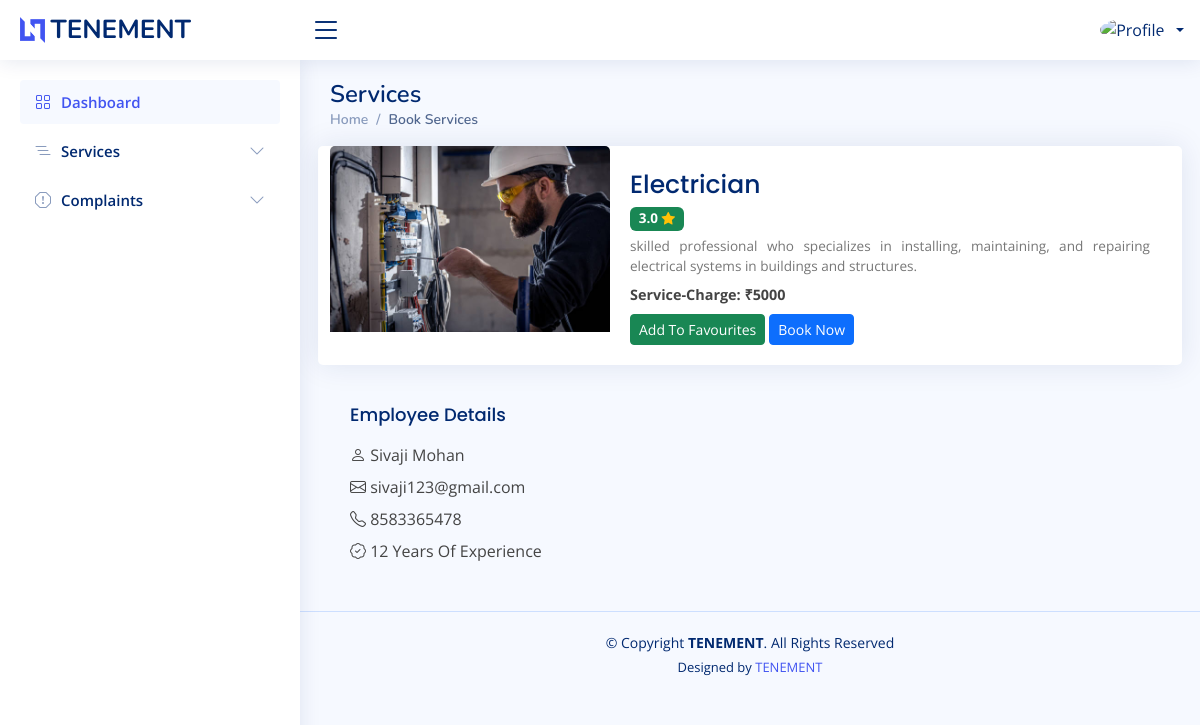
Page /user/serviceaction.php?serviceid=2 on the earlier database version.
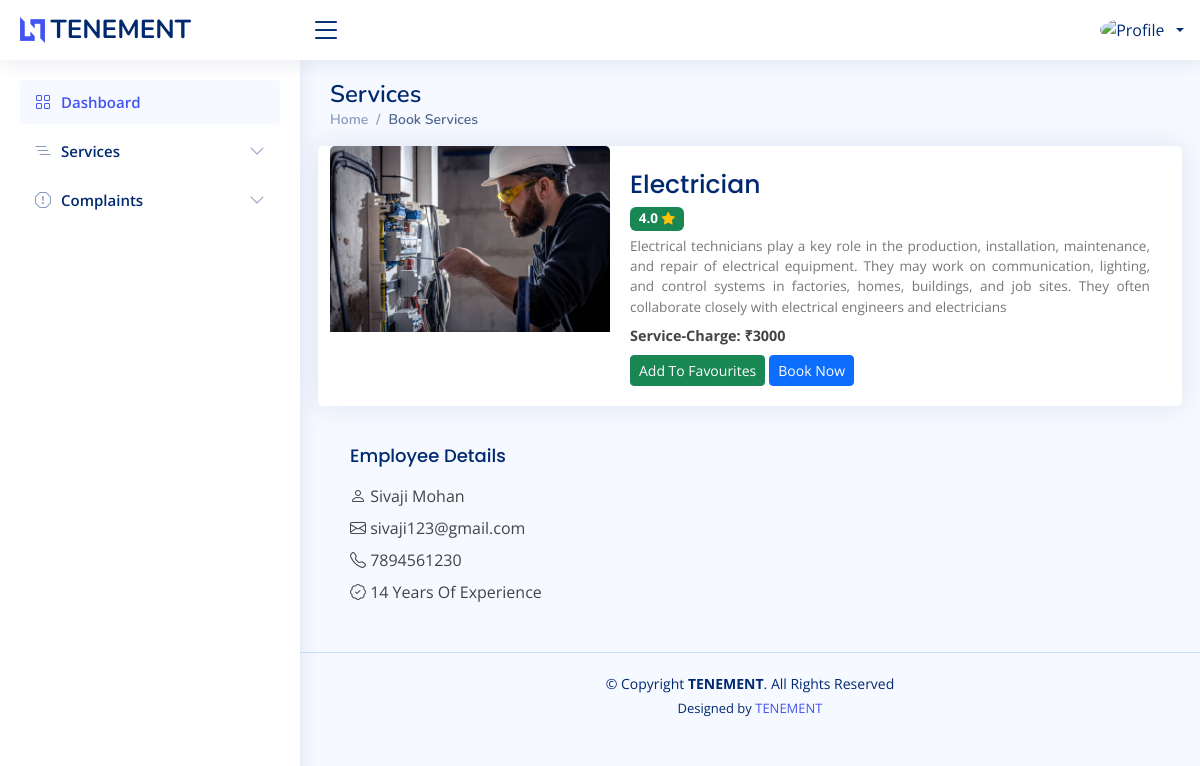
Same page on the later database version.
### tables this page shows
CREATE TABLE `addservice` (
  `serviceid` int(100) NOT NULL,
  `services` varchar(100) NOT NULL,
  `description` varchar(500) NOT NULL,
  `experience` varchar(100) NOT NULL,
  `rate` varchar(100) NOT NULL,
  `email` varchar(50) NOT NULL
);

CREATE TABLE `employee_register` (
  `fname` varchar(50) NOT NULL,
  `lname` varchar(50) NOT NULL,
  `housename` varchar(50) NOT NULL,
  `street` varchar(50) NOT NULL,
  `district` varchar(50) NOT NULL,
  `state` varchar(50) NOT NULL,
  `zip` int(30) NOT NULL,
  `dob` date NOT NULL,
  `gender` varchar(50) NOT NULL,
  `phonenumber` varchar(50) NOT NULL,
  `email` varchar(50) NOT NULL,
  `aadhar` varchar(50) NOT NULL,
  `password` varchar(50) NOT NULL,
  `img` varchar(50) NOT NULL DEFAULT 'default.png'
);

### connect.php (called while the page is built, shortened)
<?php
$dbname="tenement";
$conn=mysqli_connect("localhost","root","",$dbname);
function select_data($sql)
{
  global $conn;
  $res = mysqli_query($conn, $sql);
  if ($res)
    return $res;
  else
    return False;
}
?>

### user/serviceaction.php (the view, shortened to what this page needs)
<?php
require 'header.php';
$serviceid = $_GET['serviceid'];
?>
<main id="main" class="main">
  <div class="pagetitle">
    <h1>Services</h1>
    <nav>
      <ol class="breadcrumb">
        <li class="breadcrumb-item"><a href="index.php">Home</a></li>
        <li class="breadcrumb-item active">Book Services</li>
      </ol>
    </nav>
  </div>
  <?php
  $sql = "SELECT * FROM addservice WHERE serviceid='$serviceid'";
  $data = select_data($sql);
  $row = mysqli_fetch_assoc($data);
  ?>
<?php
$sql1 = "SELECT * FROM addservice a,employee_register r WHERE r.email=a.email";
$data1 = select_data($sql1);
$row1 = mysqli_fetch_assoc($data1);
$sql2="SELECT AVG(rating) AS average_rating FROM booking where serviceid='$serviceid'";
$data2=select_data($sql2);
$avg=mysqli_fetch_assoc($data2);
?>
  <section class="section">
    <div class="row align-items-top">
      <div class="card mb-3">
        <div class="row g-0">
          <div class="col-lg-4">
            <img src="../upload/service/add_service_<?php echo $row['serviceid']; ?>.jpg" class="card-img-top" alt="..." height="">
          </div>
          <div class="col-md-8">
            <div class="card-body">
              <p class="card-title" style="font-size: 25px;padding-bottom:0px;margin-bottom:0px"><?php echo $row['services'] ?></p>
              <p style="font-size: large;margin:0 0 5px;"> <span class="badge bg-success"><?php echo number_format($avg['average_rating'] , 1)?> <i class="bi bi-star-fill text-warning"></i></span></p>
              <p class="card-text mb-2" style="text-align: justify;font-size:85%;color:#777;"><?php echo $row['description']; ?></p>
              <p class="card-text mb-2" style="text-transform: capitalize;color:#444;font-size:90%;"> <b>Service-charge: ₹<?php echo $row['rate'] ?></b></p>
              <div class="btn-group">
              <a href="php/fav.php?serviceid=<?php echo $row['serviceid']?>&services=<?php echo $row['services'] ?>&fname=<?php echo $row1['fname'] ?>&lname=<?php echo $row1['lname'] ?>&description=<?php echo $row['description'] ?>&rate=<?php echo $row['rate'] ?>"  class="btn btn-success btn-sm">Add To Favourites</a>
              </div>
              <div class="btn-group">
                <a href="bookingaction.php?serviceid=<?php echo $serviceid ?>&services=<?php echo $row['services'] ?>&rate=<?php echo $row['rate'] ?>" class="btn btn-primary btn-sm"></i> Book Now</a>
              </div>
            </div>
          </div>
        </div>
      </div>
      <div class="col-md-6">
            <div class="card-body">
            <p class="card-title" style="padding-right:15%">Employee Details</p>
            <p class="card-text mb-2" ><b><i class="bi bi-person"></i></b> <?php echo $row1['fname']?> <?php echo $row1['lname']?></p>
            <p class="card-text mb-2" ><b><i class="bi bi-envelope"></i></b> <?php echo $row1['email']?></p>
            <p class="card-text mb-2" ><b><i class="bi bi-telephone"></i></b> <?php echo $row1['phonenumber']?></p>
            <p class="card-text mb-2" ><b><i class="bi bi-patch-check"></i></b> <?php echo $row1['experience']?> Years Of Experience</p>
            </div>
  </section>
</main>

Differences in the rows shown:
changed addservice "Electrician": description "skilled professional who specializes in installing, maintaining, and repairing electrical systems in buildings and structures." → "Electrical technicians play a key role in the production, installation, maintenance, and repair of electrical equipment. They may work on communication, lighting, and control systems in factories, homes, buildings, and job sites. They often collaborate closely with electrical engineers and electricians"; rate "5000" → "3000"
changed employee_register "Sivaji": phonenumber "8583365478" → "7894561230"
changed addservice (number 2 of 2 on the later page): experience "12" → "14"
Other differences:
$avg['average_rating']: "3.0" → "4.0"
